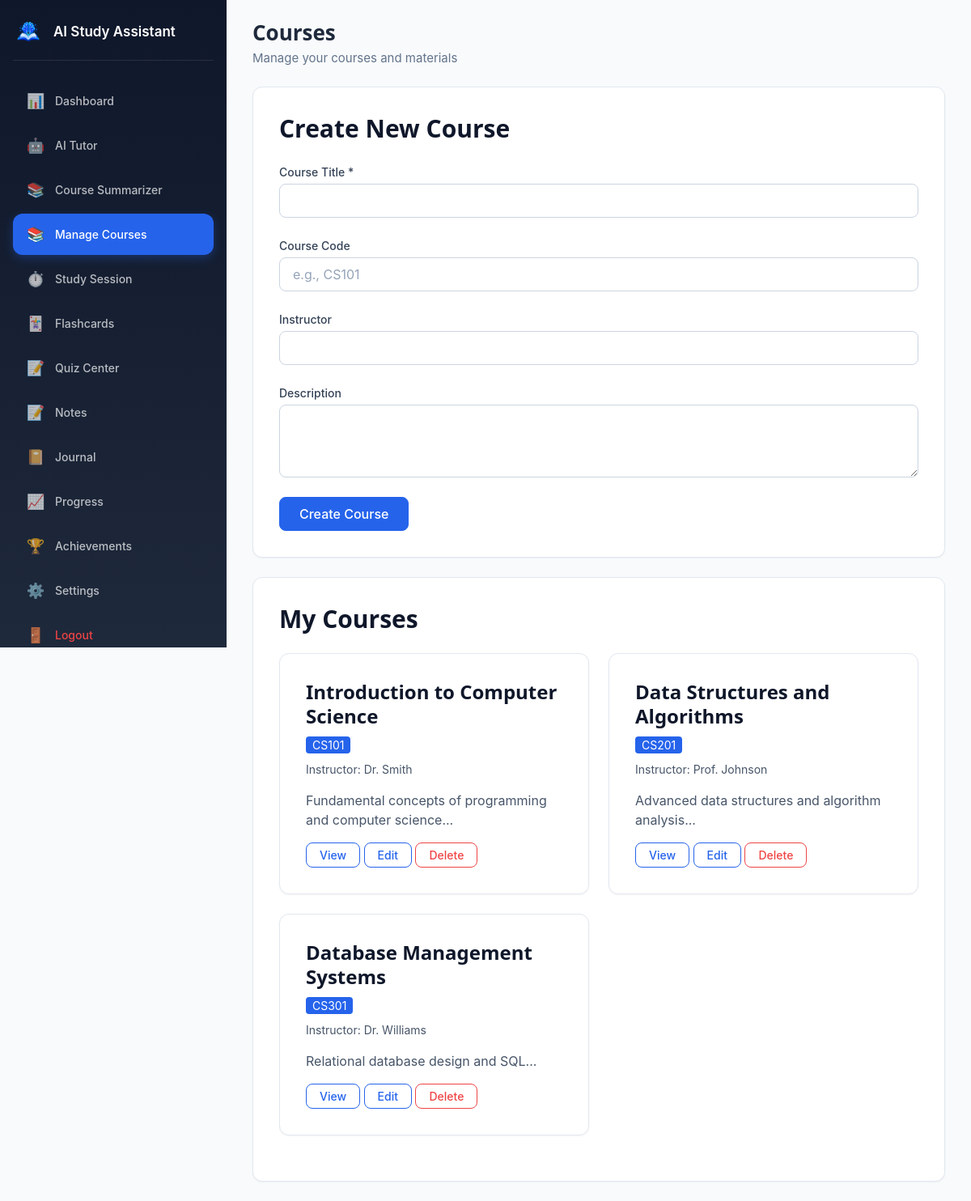
The page /courses.php (signed in) on the database its author committed.
### tables this page shows
CREATE TABLE IF NOT EXISTS courses (
    id INT AUTO_INCREMENT PRIMARY KEY,
    title VARCHAR(255) NOT NULL,
    description TEXT,
    code VARCHAR(50) DEFAULT NULL,
    instructor VARCHAR(255) DEFAULT NULL,
    user_id INT NOT NULL,
    created_at TIMESTAMP DEFAULT CURRENT_TIMESTAMP,
    updated_at TIMESTAMP DEFAULT CURRENT_TIMESTAMP ON UPDATE CURRENT_TIMESTAMP,
    FOREIGN KEY (user_id) REFERENCES users(id) ON DELETE CASCADE,
    INDEX idx_user_id (user_id),
    INDEX idx_code (code)
);

### models/Course.php (called while the page is built, shortened)
<?php
class Course {
    public static function get_user_courses($user_id) {
        $db = get_db_connection();
        try {
            $stmt = $db->prepare("SELECT * FROM courses WHERE user_id = ? ORDER BY created_at DESC");
            $stmt->execute([$user_id]);
            return $stmt->fetchAll();
        } catch (PDOException $e) {
            error_log("Get user courses error: " . $e->getMessage());
            return [];
        }
    }
}

### courses.php (the view, shortened to what this page needs)
<?php
require_once __DIR__ . '/models/Course.php';
$user_id = get_current_user_id();
$courses = Course::get_user_courses($user_id);
require_once __DIR__ . '/views/partials/navbar.php';
?>
<header class="page-heading">
    <h1>Courses</h1>
    <p>Manage your courses and materials</p>
</header>
                <div class="card mb-4">
                    <div class="card-body">
                        <h3 style="color: var(--color-primary-dark); margin-bottom: var(--spacing-lg);">Create New Course</h3>
                        <form method="POST" action="">
                            <div class="form-group">
                                <label for="title" class="form-label">Course Title *</label>
                                <input type="text" class="form-control" id="title" name="title" required>
                            </div>
                            <div class="form-group">
                                <label for="code" class="form-label">Course Code</label>
                                <input type="text" class="form-control" id="code" name="code" placeholder="e.g., CS101">
                            </div>
                            <div class="form-group">
                                <label for="instructor" class="form-label">Instructor</label>
                                <input type="text" class="form-control" id="instructor" name="instructor">
                            </div>
                            <div class="form-group">
                                <label for="description" class="form-label">Description</label>
                                <textarea class="form-control" id="description" name="description" rows="3"></textarea>
                            </div>
                            <button type="submit" class="btn btn-primary">Create Course</button>
                        </form>
                    </div>
                </div>
                <div class="card">
                    <div class="card-body">
                        <h3 style="color: var(--color-primary-dark); margin-bottom: var(--spacing-lg);">My Courses</h3>
                        <?php if (empty($courses)): ?>
                            <p style="color: var(--color-gray-600);">No courses yet. Create your first course above!</p>
                        <?php else: ?>
                            <div class="row">
                                <?php foreach ($courses as $course): ?>
                                    <div class="col-12 col-md-6 mb-4">
                                        <div class="card h-100">
                                            <div class="card-body">
                                                <h4 style="color: var(--color-primary-dark); margin-bottom: var(--spacing-sm);">
                                                    <?php echo htmlspecialchars($course['title']); ?>
                                                </h4>
                                                <?php if ($course['code']): ?>
                                                    <span style="background-color: var(--color-accent); color: var(--color-white); padding: 2px 8px; border-radius: 4px; font-size: var(--font-size-sm);">
                                                        <?php echo htmlspecialchars($course['code']); ?>
                                                    </span>
                                                <?php endif; ?>
                                                <?php if ($course['instructor']): ?>
                                                    <p style="color: var(--color-gray-600); font-size: var(--font-size-sm); margin-top: var(--spacing-sm);">
                                                        Instructor: <?php echo htmlspecialchars($course['instructor']); ?>
                                                    </p>
                                                <?php endif; ?>
                                                <?php if ($course['description']): ?>
                                                    <p style="color: var(--color-gray-600); margin-top: var(--spacing-sm);">
                                                        <?php echo htmlspecialchars(substr($course['description'], 0, 100)); ?>...
                                                    </p>
                                                <?php endif; ?>
                                                <div style="margin-top: var(--spacing-md);">
                                                    <button type="button"
                                                        class="btn btn-sm btn-outline btn-view-course"
                                                        data-id="<?php echo (int)$course['id']; ?>"
                                                        data-title="<?php echo htmlspecialchars($course['title'], ENT_QUOTES); ?>"
                                                        data-code="<?php echo htmlspecialchars($course['code'] ?? '', ENT_QUOTES); ?>"
                                                        data-instructor="<?php echo htmlspecialchars($course['instructor'] ?? '', ENT_QUOTES); ?>"
                                                        data-description="<?php echo htmlspecialchars($course['description'] ?? '', ENT_QUOTES); ?>"
                                                        data-created="<?php echo htmlspecialchars($course['created_at'] ?? '', ENT_QUOTES); ?>">View</button>
                                                    <button type="button"
                                                        class="btn btn-sm btn-outline btn-edit-course"
                                                        data-id="<?php echo (int)$course['id']; ?>"
                                                        data-title="<?php echo htmlspecialchars($course['title'], ENT_QUOTES); ?>"
                                                        data-code="<?php echo htmlspecialchars($course['code'] ?? '', ENT_QUOTES); ?>"
                                                        data-instructor="<?php echo htmlspecialchars($course['instructor'] ?? '', ENT_QUOTES); ?>"
                                                        data-description="<?php echo htmlspecialchars($course['description'] ?? '', ENT_QUOTES); ?>">Edit</button>
                                                    <button type="button"
                                                        class="btn btn-sm btn-outline btn-delete-course"
                                                        style="color: var(--color-error); border-color: var(--color-error);"
                                                        data-id="<?php echo (int)$course['id']; ?>"
                                                        data-title="<?php echo htmlspecialchars($course['title'], ENT_QUOTES); ?>">Delete</button>
                                                </div>
                                            </div>
                                        </div>
                                    </div>
                                <?php endforeach; ?>
                            </div>
                        <?php endif; ?>
                    </div>
                </div>
<?php require_once __DIR__ . '/views/partials/footer.php'; ?>

### rows shown on the page
courses: title "Introduction to Computer Science", code "CS101", instructor "Dr. Smith", description "Fundamental concepts of programming and computer science"
courses: title "Data Structures and Algorithms", code "CS201", instructor "Prof. Johnson", description "Advanced data structures and algorithm analysis"
courses: title "Database Management Systems", code "CS301", instructor "Dr. Williams", description "Relational database design and SQL"

### other values the page prints
$item[0] "📊"
$item[1] "Dashboard"
$item[0] "🤖"
$item[1] "AI Tutor"
$item[0] "📚"
$item[1] "Course Summarizer"
$item[1] "Manage Courses"
$item[0] "⏱️"
$item[1] "Study Session"
$item[0] "🃏"
$item[1] "Flashcards"
$item[0] "📝"
$item[1] "Quiz Center"
$item[1] "Notes"
$item[0] "📔"
